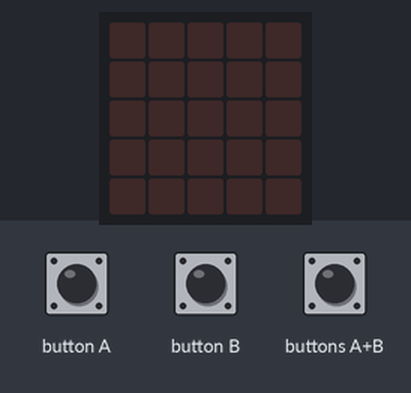
Simulated run of this program. Board: BBC micro:bit (MakeCode). On the bench: the board's 5×5 LED display. Inputs (shaded band) come from the test bench.

Above: at 1.2 s.
1.3 s: button A pressed for 0.15 s
At 2.0 s:
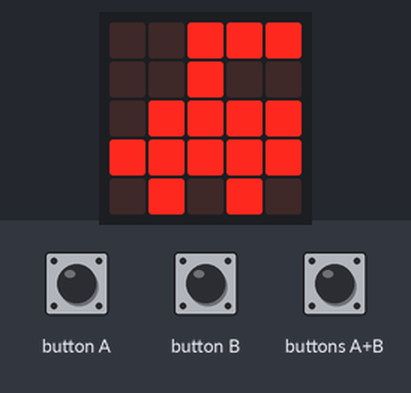
2.9 s: button B pressed for 0.15 s
At 4.2 s:
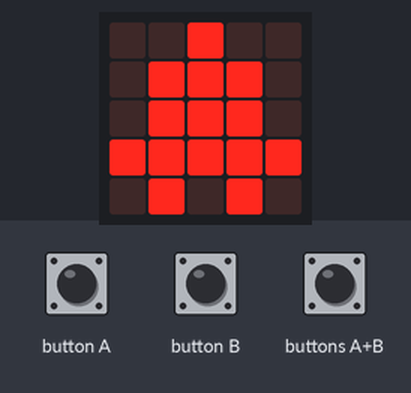
4.5 s: buttons A+B pressed for 0.15 s
At 5.7 s:
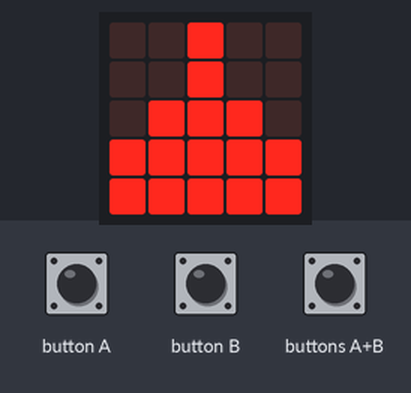
Timing chart, 0 to 7.5 s (numbered marks = the images above; inputs shaded):
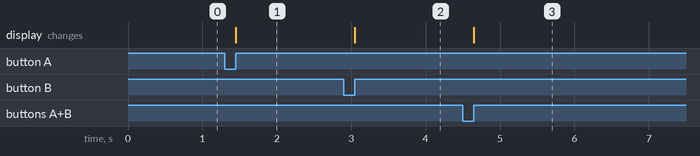

The program:

main.ts
```typescript
input.onButtonPressed(Button.A, function () {
    basic.showLeds(`
        . . # # #
        . . # . .
        . # # # #
        # # # # #
        . # . # .
        `)
})
input.onButtonPressed(Button.AB, function () {
    basic.showLeds(`
        . . # . .
        . . # . .
        . # # # .
        # # # # #
        # # # # #
        `)
})
input.onButtonPressed(Button.B, function () {
    basic.showLeds(`
        . . # . .
        . # # # .
        . # # # .
        # # # # #
        . # . # .
        `)
})
```

test.ts
```typescript
// tu są testy; nie będzie to kompilowane, gdy ten pakiet będzie używany jako rozszerzenie.
```

Measured:
- after the input at 1.3 s, the display: changes after 0.15 s (image 1)
- after the input at 2.9 s, the display: changes after 0.15 s (image 2)
- after the input at 4.5 s, the display: changes after 0.15 s (image 3)
